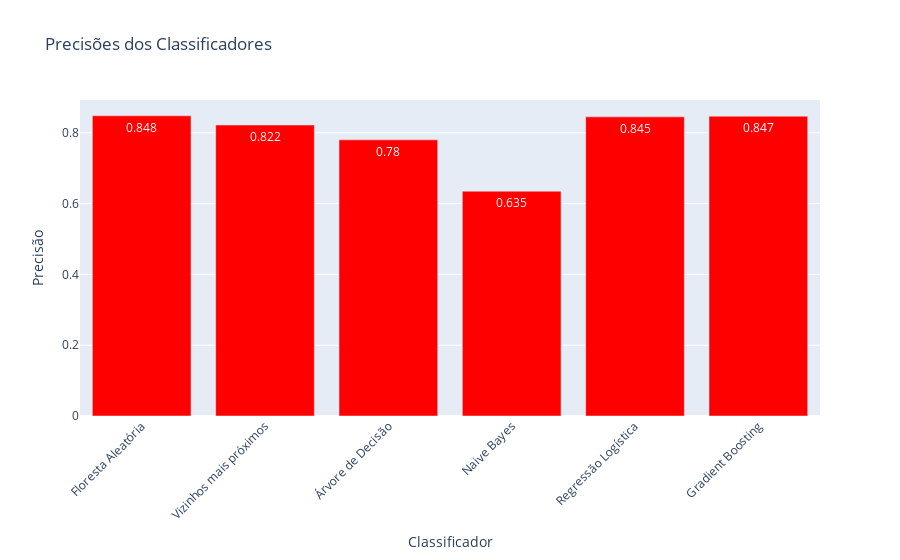

Notebook cell for this chart:
### Code cell
fig = go.Figure([go.Bar(y=precs,x = classifiers_names,marker_color='red',text=precs,textposition='auto')]) 
fig.update_layout(title_text='Precisões dos Classificadores',xaxis_title="Classificador",yaxis_title="Precisão",xaxis_tickangle=-45)
fig.show()

### Figure 1 — Plotly figure (JSON) as saved in the notebook; plotly's stock layout.template omitted (floating-point values rounded to 4 significant figures)
{"data": [{"marker": {"color": "red"}, "text": ["0.848", "0.822", "0.78", "0.635", "0.845", "0.847"], "textposition": "auto", "type": "bar", "x": ["Floresta Aleatória", "Vizinhos mais próximos", "Árvore de Decisão", "Naive Bayes", "Regressão Logística", "Gradient Boosting"], "y": [0.848, 0.822, 0.78, 0.635, 0.845, 0.847]}], "layout": {"title": {"text": "Precisões dos Classificadores"}, "xaxis": {"tickangle": -45, "title": {"text": "Classificador"}}, "yaxis": {"title": {"text": "Precisão"}}}}
